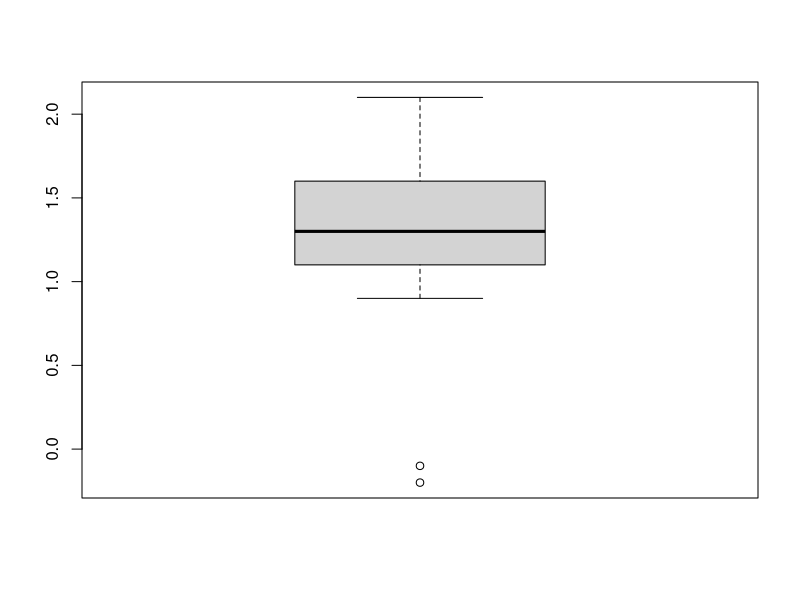

Generate this figure with R:
## ---- chunk 1
before <- c(9.1, 8.0, 7.7, 10.0, 9.6, 7.9, 9.0, 7.1, 8.3, 9.6, 8.2, 9.2, 7.3, 8.5, 9.5)
after <- c(8.2, 6.4, 6.6, 8.5, 8.0, 5.8, 7.8, 7.2, 6.7, 9.8, 7.1, 7.7, 6.0, 6.6, 8.4)
## ---- chunk 2
median(before)
median(after)

## ---- chunk 3
sd(before)
sd(after)
## ---- chunk 4
cov(before, after)
## ---- chunk 5
cor(before, after)

## ---- chunk 6
difs <- before - after
mean(difs)
var(difs)
sd(difs)
## ---- chunk 7
boxplot(difs)
